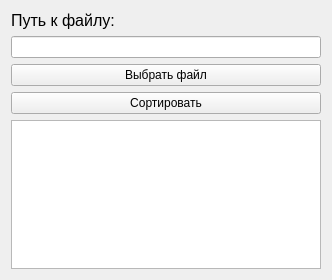
<?xml version="1.0" encoding="UTF-8"?>
<ui version="4.0">
 <class>MainWindow</class>
 <widget class="QMainWindow" name="MainWindow">
  <property name="geometry">
   <rect>
    <x>0</x>
    <y>0</y>
    <width>332</width>
    <height>280</height>
   </rect>
  </property>
  <property name="windowTitle">
   <string>Long Rows</string>
  </property>
  <widget class="QWidget" name="centralWidget">
   <layout class="QGridLayout" name="gridLayout">
    <item row="0" column="0">
     <widget class="QLabel" name="label">
      <property name="font">
       <font>
        <pointsize>12</pointsize>
       </font>
      </property>
      <property name="text">
       <string>Путь к файлу:</string>
      </property>
     </widget>
    </item>
    <item row="1" column="0">
     <widget class="QLineEdit" name="pathEdit">
      <property name="readOnly">
       <bool>true</bool>
      </property>
     </widget>
    </item>
    <item row="4" column="0">
     <widget class="QPushButton" name="sortButton">
      <property name="text">
       <string>Сортировать</string>
      </property>
     </widget>
    </item>
    <item row="5" column="0">
     <widget class="QTextBrowser" name="Rows"/>
    </item>
    <item row="3" column="0">
     <widget class="QPushButton" name="SelectFileButton">
      <property name="text">
       <string>Выбрать файл</string>
      </property>
     </widget>
    </item>
   </layout>
  </widget>
 </widget>
 <layoutdefault spacing="6" margin="11"/>
 <resources/>
 <connections/>
</ui>
